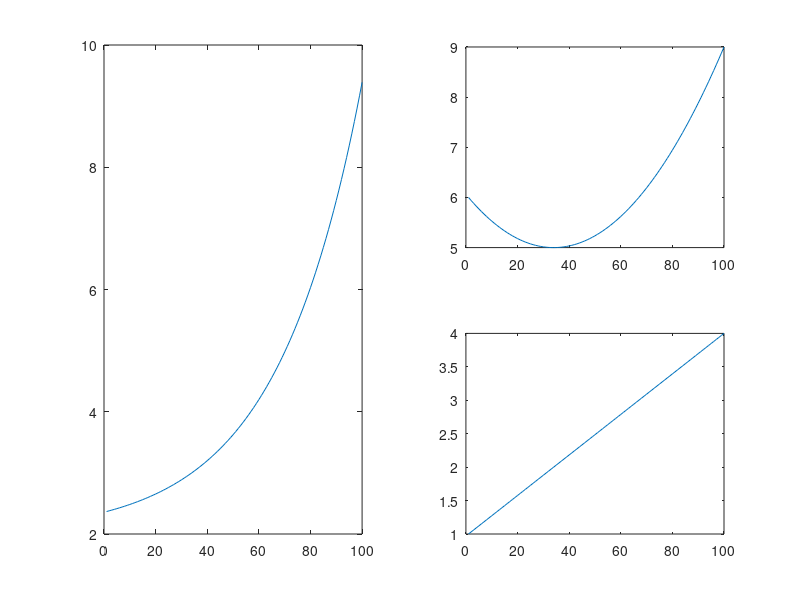

The MATLAB source for this figure: (Note: this script raises an error after producing the figure.)
close
clear all

%Ejercicio 1

x=linspace(-1,2,100);
f=(x.^2)+5;
g=abs(x+2);
h=(e.^x)+2;
subplot(2,2,1)
subplot(2,2,2), plot(f)
subplot(2,2,4), plot(g)
subplot(2,2,[1,3]), plot(h)

%Ejercicio 2
x=linspace(-100,100,200);
f=exp(x.^2);
z=1+(x.^2)+(x.^4)/factorial(2)+(x.^6)/factorial(3)+(x.^8)/factorial(4);
figure
plot()

%Ejercicio 3
